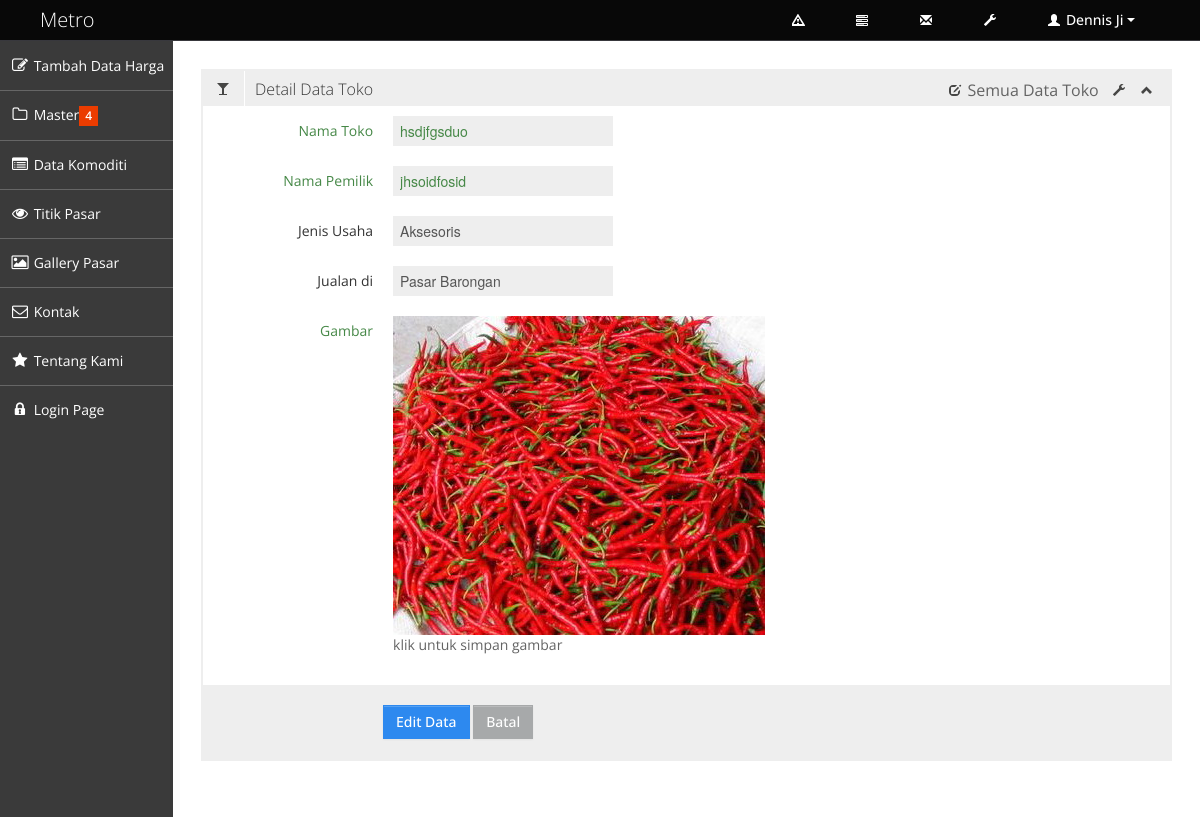
The page /index.php?page=detilT&id_toko=5 on the database its author committed.
### tables this page shows
CREATE TABLE IF NOT EXISTS `toko` (
  `id_toko` int(11) NOT NULL,
  `id_pasar` int(11) NOT NULL,
  `id_usaha` int(11) NOT NULL,
  `nama_toko` varchar(50) NOT NULL,
  `nama_p` varchar(50) NOT NULL,
  `gambar` varchar(60) DEFAULT NULL
);

CREATE TABLE IF NOT EXISTS `usaha` (
  `id_usaha` int(11) NOT NULL,
  `jenis_usaha` varchar(50) NOT NULL
);

CREATE TABLE IF NOT EXISTS `pasar` (
  `id_pasar` int(11) NOT NULL,
  `lat` double NOT NULL,
  `lng` double NOT NULL,
  `nama_pasar` varchar(30) NOT NULL,
  `telp` varchar(20) NOT NULL DEFAULT '-',
  `alamat` text NOT NULL,
  `gambar` varchar(50) DEFAULT NULL
);

### detil_toko.php (the view, shortened to what this page needs)
<?php
 $id = $_GET['id_toko'];
 $show = mysql_query("SELECT a.nama_pasar, b.gambar, b.id_toko, b.nama_toko, b.gambar, b.nama_p, c.jenis_usaha FROM
pasar a join toko b on a.id_pasar=b.id_pasar join usaha c on c.id_usaha=b.id_usaha WHERE id_toko='$id'");
 if(mysql_num_rows($show) == 0){
     echo '<script>window.history.back()</script>';
 }else{
     $data = mysql_fetch_assoc($show);
 }
 ?>
<div class="row-fluid sortable">
	<div class="box span12">
		<div class="box-header" data-original-title>
			<h2><i class="halflings-icon toko"></i><span class="break"></span>Detail Data Toko</h2>
			<div class="box-icon">
				<a href="?page=tampilT"><i class="halflings-icon edit"></i> Semua Data Toko</a>
				<a href="#" class="btn-setting"><i class="halflings-icon wrench"></i></a>
				<a href="#" class="btn-minimize"><i class="halflings-icon chevron-up"></i></a>
			</div>
		</div>
		<div class="box-content">
			<form class="form-horizontal" action="" method="POST">
			  <fieldset>
				<div class="control-group success">
					<label class="control-label" for="inputSuccess">Nama Toko</label>
					<div class="controls">
					  <input type="text" name="nama_u" readonly value="<?php echo $data['nama_toko']; ?>" id="inputSuccess">
					</div>
				</div>
				<div class="control-group success">
					<label class="control-label" for="inputSuccess">Nama Pemilik</label>
					<div class="controls">
					  <input type="text" name="nama_u" readonly value="<?php echo $data['nama_p']; ?>" id="inputSuccess">
					</div>
				</div>
				<div class="control-group">
					<label class="control-label" for="selectError">Jenis Usaha</label>
					<div class="controls">
						<input type="text" name="nama_t" readonly value="<?php echo $data['jenis_usaha']; ?>" id="inputSuccess">
					</div>
				  </div>
				<div class="control-group">
					<label class="control-label" for="selectError">Jualan di</label>
					<div class="controls">
						<input type="text" name="nama_t" readonly value="<?php echo $data['nama_pasar']; ?>" id="inputSuccess">
					</div>
				  </div>
				<div class="control-group success">
					<label class="control-label" >Gambar</label>
					<div class="controls col-sm-6">
						<?php
							if ($data['gambar']==""){
						  ?>
						  <td colspan="4"><h3 style="color: red; ">Tidak ada gambar tersimpan untuk data ini</h3>
						  <td colspan="4"><p style="color: red; ">Silakan edit untuk menambah foto</p></td>
							<?php }
						  else { ?>
						  <td colspan="4" ><a href="gambar_toko/<?php echo $data['gambar']; ?>">
						<img src="gambar_toko/<?php echo $data['gambar']; ?>"><p class="font-italic font-bold col-orange">klik untuk simpan gambar</p></a></td>
						  <?php } ?>
					</div>
				</div>
				<div class="form-actions">
				  <a href="?page=editT&id_toko=<?php echo $data['id_toko']; ?>" class="btn btn-primary m-t-15 waves-effect">Edit Data</a>
				  <a href="?page=tampilT" class="btn">Batal</a>
				</div>
			  </fieldset>
			</form>
		</div>
		</div>
	</div>

### css/style.css (style rules this page uses)
body { background: #F5F5F5; color: #333; border: none; font-family: 'Open Sans', sans-serif; font-weight: 400; }
h2 { font-size: 16px; line-height: 16px; }
.box { border: 2px solid #eee; background: #fff !important; margin-bottom: 28px; }
.box-header { height: 16px; font-size: 16px; line-height: 16px; padding: 10px; background: #eee; -webkit-box-shadow: none; -moz-box-shadow: none; box-shadow: none; overflow: hidden; }
.box-header h2 { float:left; margin-top: 0px; font-weight: 300; }
.box-header h2 i { margin: 0px 3px 0px 4px; opacity: .8; filter: alpha(opacity=80); -ms-filter:"progid:DXImageTransform.Microsoft.Alpha(Opacity=80)"; }
.box-header .box-icon { float:right; margin-top: 1px; }
.box-header .box-icon i { -webkit-transition: all 0.1s ease-in-out; -moz-transition: all 0.1s ease-in-out; -o-transition: all 0.1s ease-in-out; -ms-transition: all 0.1s ease-in-out; transition: all 0.1s ease-in-out; opacity: .8; filter: alpha(opacity=80); -ms-filter:"progid:DXImageTransform.Microsoft.Alpha(Opacity=80)"; }
.box-header .box-icon a { margin: 0px 5px; }
.box-content { position: relative; z-index: 50; margin-top: -1px; padding: 10px; background: #fff !important; }
.form-actions { padding: 19px 20px 20px; margin: 20px -10px -30px -10px; background-color: #eee; border-top: 1px solid #eee; *zoom: 1; }
.form-actions:before, .form-actions:after { display: table; line-height: 0; content: ""; }
.form-actions:after { clear: both; }
.btn { display: inline-block; padding: 6px 12px; margin-bottom: 0; font-size: 14px; font-weight: 500; line-height: 20px; text-align: center; white-space: nowrap; vertical-align: middle; cursor: pointer; border: 1px solid #a7a9aa; -webkit-border-radius: 0px !important; border-radius: 0px !important; }
.btn { color: #ffffff; background-color: #a7a9aa; border-color: #a7a9aa; background-image: none; filter: none; text-shadow: none; }
.btn-primary { background-color: #2D89EF; border-color: #2D89EF; }

### css/halflings.css (style rules this page uses)
html, html .halflings { -webkit-font-smoothing: antialiased !important; }
.halflings-icon { display: inline-block; width: 14px; height: 14px; line-height: 14px; vertical-align: text-top; background-image: url(../img/glyphicons_halflings.svg); background-position: 0 0; background-repeat: no-repeat; vertical-align: top; *display: inline; *zoom: 1; *margin-right: .3em; }
.halflings-icon.edit { background-position: -96px -72px; }
.halflings-icon.chevron-up { background-position: -288px -120px; }
.halflings-icon.wrench { background-position: -360px -144px; }

### rows shown on the page
toko: nama_u "hsdjfgsduo", nama_u "jhsoidfosid", nama_t "Aksesoris", nama_t "Pasar Barongan", gambar (picture)
